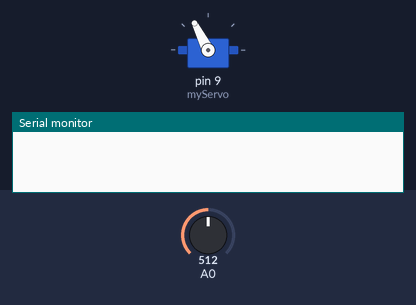
Simulated run of this sketch. Board: Arduino Uno, built with avr-gcc and run on an emulated ATmega328P. On the bench: servo, the last lines printed to the serial monitor. Inputs (shaded band) come from the test bench; at power-on: A0 = 512.

Above: at 1.2 s.
1.3 s: A0 set to 716
At 2.98 s:
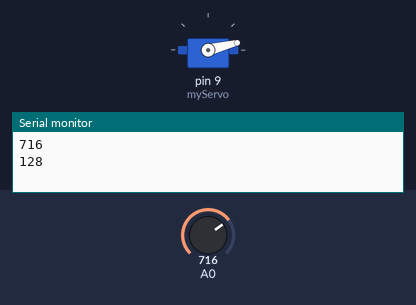
4.3 s: A0 set to 900
At 5.4 s:
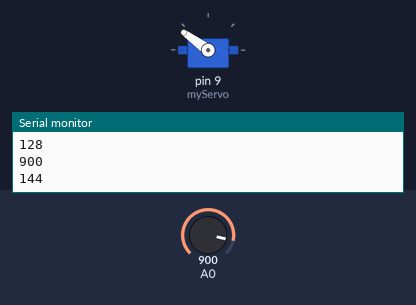
10.3 s: A0 set to 1023
At 11.0 s:
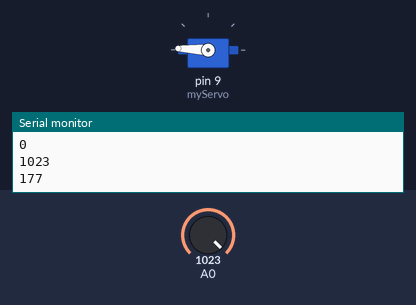
Timing chart, 0 to 19.3 s (numbered marks = the images above; inputs shaded):
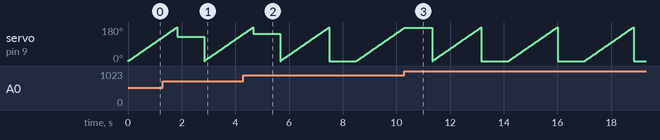

The sketch:

solar_panel_control.ino
```cpp
// include the servo library
#include <Servo.h>
Servo myServo;  // create a servo object
int pom[180];
int s;
int maxValue;
int pos;
int i =0;

void setup() {
  myServo.attach(9); // attaches the servo on pin 9 to the servo object
  Serial.begin(9600); // open a serial connection to your computer
}

void loop() {

for(i=0;i<=179;i++)
   {
  // Serial.println(i);
     myServo.write(i);
     s = analogRead(A0);
     //Serial.print("sensor:");
     //Serial.println(s);
     pom[i] = s;
  //    Serial.print("sensortablica: ");
 //    Serial.print(i);
       //Serial.print(" Wartosc: ");
 //     Serial.println(pom[i]);
      delay(10);

   }

    maxValue = pom[180];  // initialize the maximum as the first element
 for(byte idx = 0; idx <=180;idx++)
   {
 if (pom[idx] > maxValue)
 {
 maxValue = pom[idx];
 pos = idx;
  }
}

  Serial.println(maxValue);
  Serial.println(pos);
  myServo.write (pos);
  delay(1000);
}
```
